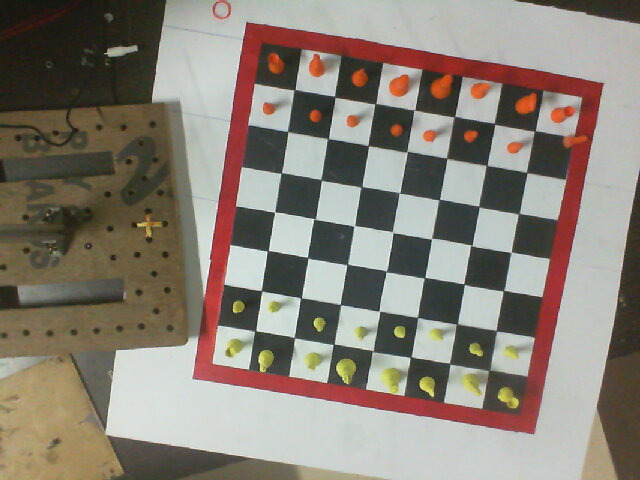
#> input picture shot7.jpg, 640 x 480 px
$ python crop.py
#> lines starting #> are read from the running program, lines starting #| are printed output that depends on the picture; after the words box and inside, x2 and y2 are one past the last pixel; in counts of white or black regions, pixels touching at a corner belong together
import cv2
import numpy as np
import matplotlib.pyplot as plt
import time

start=time.time()
img = cv2.imread('shot7.jpg')
#> img is the input picture: shape (480, 640, 3); mean B, G, R 118, 128.5, 136.8
l,b,h=img.shape
#> l = 480; b = 640; h = 3

# Finding corners
con=np.zeros((l,b))

con=np.uint8(255*np.uint8(img[:,:,2]>100)*np.uint8(img[:,:,1]<100)*np.uint8(img[:,:,0]<100))
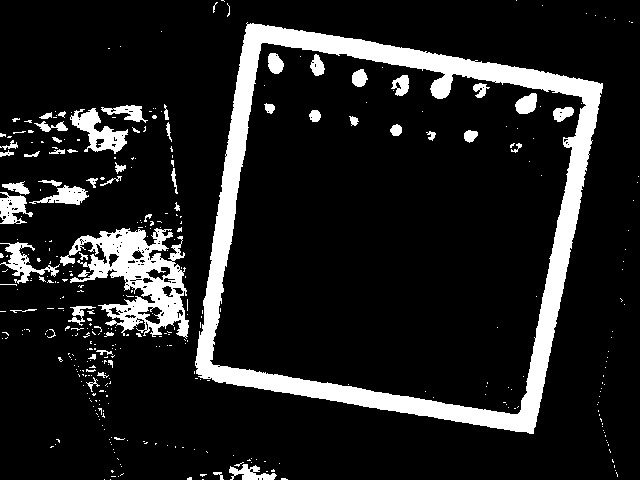
#> con: shape (480, 640); 12.8% white; 383 white regions (327 under 20 px)

contours,_=cv2.findContours(con,cv2.RETR_TREE,cv2.CHAIN_APPROX_SIMPLE)
#> contours = 537 contours, 479 with area under 20; largest, box (x1, y1, x2, y2) and area: (195, 22, 603, 434) 126706, (209, 42, 587, 415) 103988, (60, 228, 189, 339) 6482, (70, 108, 128, 154) 1093, (0, 242, 60, 284) 625
#cv2.drawContours(img,contours,-1,(255,0,0),3)
c=sorted(contours,key=cv2.contourArea)
#> c has the same summary as contours

#(x,y,w,h)=cv2.boundingRect(c[-2])
'''
[[590 427]
 [261 410]
 [278  82]
 [607 100]]
'''
'''
rect = cv2.minAreaRect(c[-2])
box = cv2.boxPoints(rect)
box = np.int0(box)
print(box)'''
epsilon = 0.1*cv2.arcLength(c[-2],True)
#> epsilon = 151.5
a = cv2.approxPolyDP(c[-2],epsilon,True)
#> a = [[262, 42], [582, 97], [517, 414], [211, 363]]
box=[a[0][0],a[1][0],a[2][0],a[3][0]]
#> box = [[262, 42], [582, 97], [517, 414], [211, 363]]


#cv2.drawContours(img,[box],0,(0,0,255),2)

box=sorted(box,key=lambda x:x[1])
#> box = [[262, 42], [582, 97], [211, 363], [517, 414]]
if box[0][0]>box[1][0]:
	box[0],box[1]=box[1],box[0]
if box[2][0]>box[3][0]:
	box[2],box[3]=box[3],box[2]


i=1
box=np.array(box)
box+=np.array([[i,i],[-i,i],[i,-i],[-i,-i]])
#> box = [[263, 43], [581, 98], [212, 362], [516, 413]]
pts1 = np.float32(box)
#> pts1 = [[263, 43], [581, 98], [212, 362], [516, 413]]
pts2 = np.float32([[0,0],[480,0],[0,480],[480,480]])
M = cv2.getPerspectiveTransform(pts1,pts2)
#> M = [[1.46, 0.233, -392.9], [-0.241, 1.39, 3.46], [8.29e-06, -0.000139, 1]]
dst = cv2.warpPerspective(img,M,(480,480))
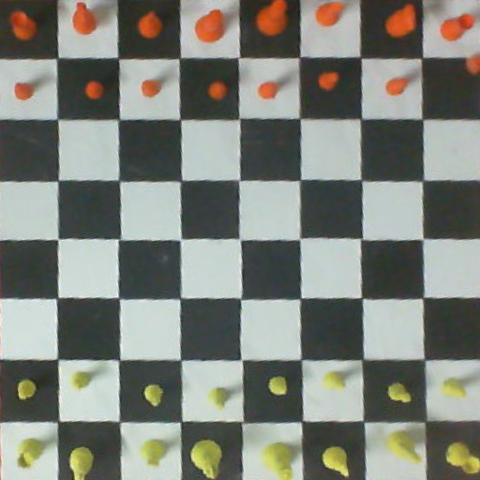
#> dst: shape (480, 480, 3); mean B, G, R 121.7, 129.9, 126.7

con2=np.uint8(255*np.uint8(dst[:,:,2]>100)*np.uint8(dst[:,:,1]<100)*np.uint8(dst[:,:,0]<100))
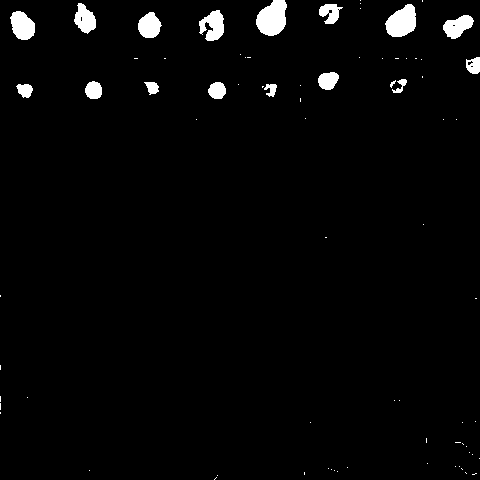
#> con2: shape (480, 480); 2.5% white; 77 white regions (60 under 20 px), largest, box (x1, y1, x2, y2) and area: (256, 0, 287, 36) 824, (385, 4, 416, 37) 727, (10, 11, 35, 40) 531


print(time.time()-start)
cv2.imwrite("shit.jpg",dst)
cv2.imshow("image1",img)
cv2.imshow("image2",dst)
cv2.waitKey(0)

$ run again, with shot4.jpg copied over shot7.jpg
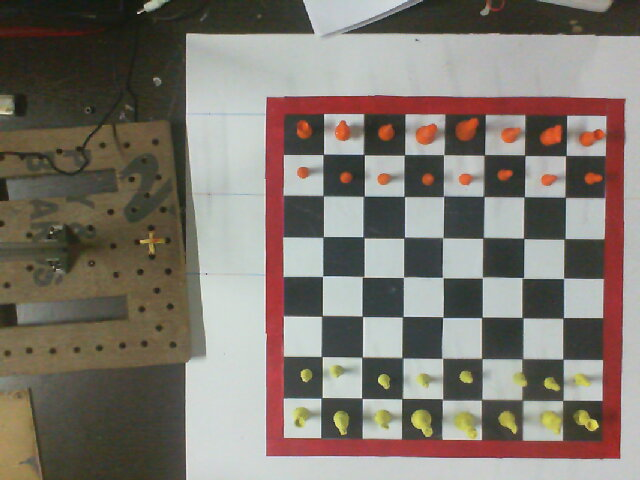
#> input picture shot4.jpg, 640 x 480 px
#> img is the input picture: shape (480, 640, 3); mean B, G, R 111.1, 119.8, 127.2
#> `con=np.uint8(255*np.uint8(img[:,:,2]>100)*np.uint8(img[:,:,1]<100)*np...`:
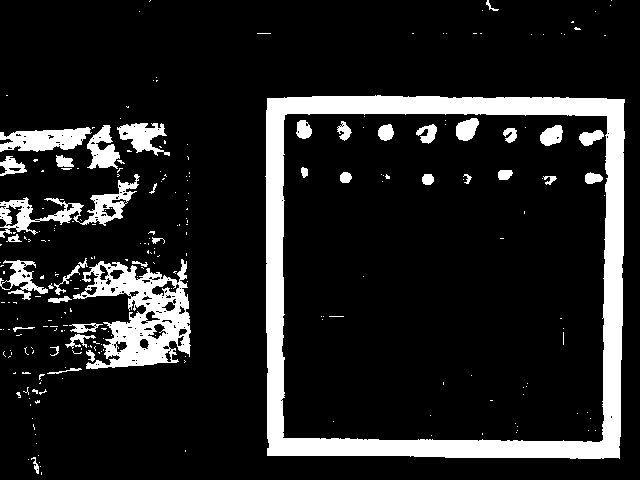
#> con: shape (480, 640); 13.4% white; 253 white regions (215 under 20 px)
#> contours = 424 contours, 358 with area under 20; largest, box (x1, y1, x2, y2) and area: (265, 95, 625, 459) 127615, (281, 113, 609, 443) 104956, (73, 259, 191, 369) 6925, (0, 174, 140, 238) 2188, (0, 127, 92, 152) 1428
#> c has the same summary as contours
#> epsilon = 135.7
#> a = [[285, 114], [607, 116], [601, 441], [282, 437]]
#> `box=sorted(box,key=lambda x:x[1])`: box = [[285, 114], [607, 116], [282, 437], [601, 441]]
#> `box+=np.array([[i,i],[-i,i],[i,-i],[-i,-i]])`: box = [[286, 115], [606, 117], [283, 436], [600, 440]]
#> M = [[1.51, 0.0141, -434.4], [-0.00928, 1.49, -168.1], [2.01e-05, -2.87e-05, 1]]
#> `con2=np.uint8(255*np.uint8(dst[:,:,2]>100)*np.uint8(dst[:,:,1]<100)*np..`:
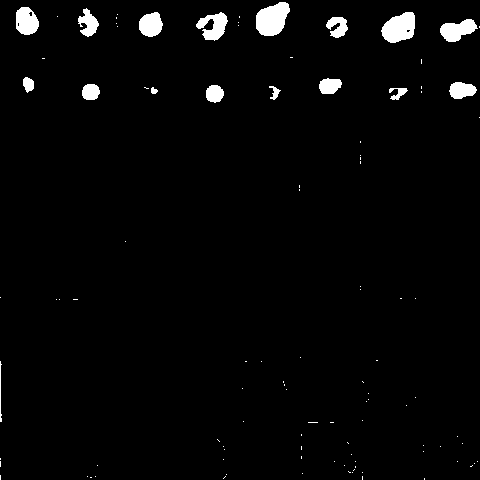
#> con2: shape (480, 480); 2.6% white; 104 white regions (87 under 20 px), largest, box (x1, y1, x2, y2) and area: (256, 2, 290, 36) 839, (381, 12, 415, 43) 767, (440, 19, 478, 42) 542
